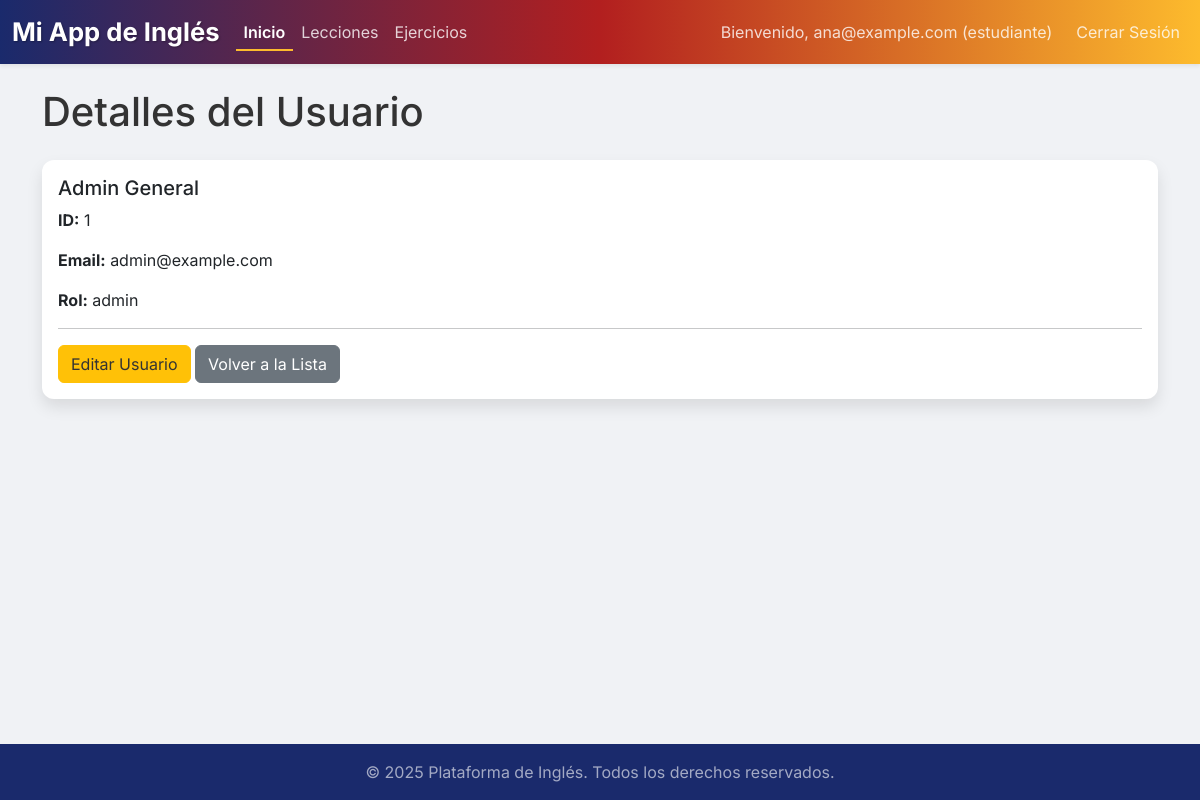
The page /ver_usuario_web/1 (signed in) on the database its author committed.
### app.py (models this page shows, shortened)
class BaseModel(db.Model):
    __abstract__ = True # Indica que esta clase es abstracta y no se mapeará a una tabla

class Usuario(BaseModel):
    __tablename__ = 'usuarios'
    id_usuario = db.Column(db.Integer, primary_key=True)
    nombre = db.Column(db.String(100), nullable=False)
    email = db.Column(db.String(120), unique=True, nullable=False)
    contrasena_hash = db.Column(db.String(255), nullable=False)
    rol = db.Column(db.String(50), nullable=False) # 'admin', 'profesor', 'estudiante'
    fecha_registro = db.Column(db.DateTime, default=datetime.datetime.now)
    activo = db.Column(db.Boolean, default=True)
    estudiante_rel = db.relationship('Estudiante', backref='usuario', uselist=False, lazy=True, cascade="all, delete-orphan")
    profesor_rel = db.relationship('Profesor', backref='usuario', uselist=False, lazy=True, cascade="all, delete-orphan")

### app.py (the view)
@app.route('/ver_usuario_web/<int:id_usuario>')
@login_required # Protege la ruta para que solo usuarios logueados puedan acceder
def ver_usuario_web(id_usuario):
    usuario = Usuario.query.get_or_404(id_usuario)
    return render_template('ver_usuario.html', usuario=usuario)

### app.py (called while the page is built)
def login_required(f):
    @wraps(f)
    def decorated_function(*args, **kwargs):
        if 'user_id' not in session:
            flash('Necesitas iniciar sesión para acceder a esta página.', 'warning')
            return redirect(url_for('login'))
        return f(*args, **kwargs)
    return decorated_function

### templates/ver_usuario.html (shortened to what this page needs)
{% extends "base.html" %}
{% block content %}
    <h1 class="mb-4">Detalles del Usuario</h1>
    <div class="card">
        <div class="card-body">
            <h5 class="card-title">{{ usuario.nombre }}</h5>
            <p class="card-text"><strong>ID:</strong> {{ usuario.id_usuario }}</p>
            <p class="card-text"><strong>Email:</strong> {{ usuario.email }}</p>
            <p class="card-text"><strong>Rol:</strong> {{ usuario.rol }}</p>
            <hr>
            <a href="{{ url_for('editar_usuario_web', id_usuario=usuario.id_usuario) }}" class="btn btn-warning">Editar Usuario</a>
            <a href="{{ url_for('usuarios_web') }}" class="btn btn-secondary">Volver a la Lista</a>
        </div>
    </div>
{% endblock %}

### static/css/style.css (style rules this page uses)
body { font-family: 'Inter', sans-serif; background-color: #f0f2f5; color: #333; min-height: 100vh; display: flex; flex-direction: column; }
.card { border: none; border-radius: 0.75rem; box-shadow: 0 0.5rem 1rem rgba(0, 0, 0, 0.1); transition: transform 0.2s ease-in-out; }
.btn-warning { background-color: #ffc107; border-color: #ffc107; color: #333; }
.btn-secondary { background-color: #6c757d; border-color: #6c757d; }

### rows shown on the page
Usuario: nombre "Admin General", id_usuario "1", email "admin@example.com", rol "admin"

### other values the page prints
{{ session.get('user_email') }} "ana@example.com"
{{ session.get('user_rol') }} "estudiante"
